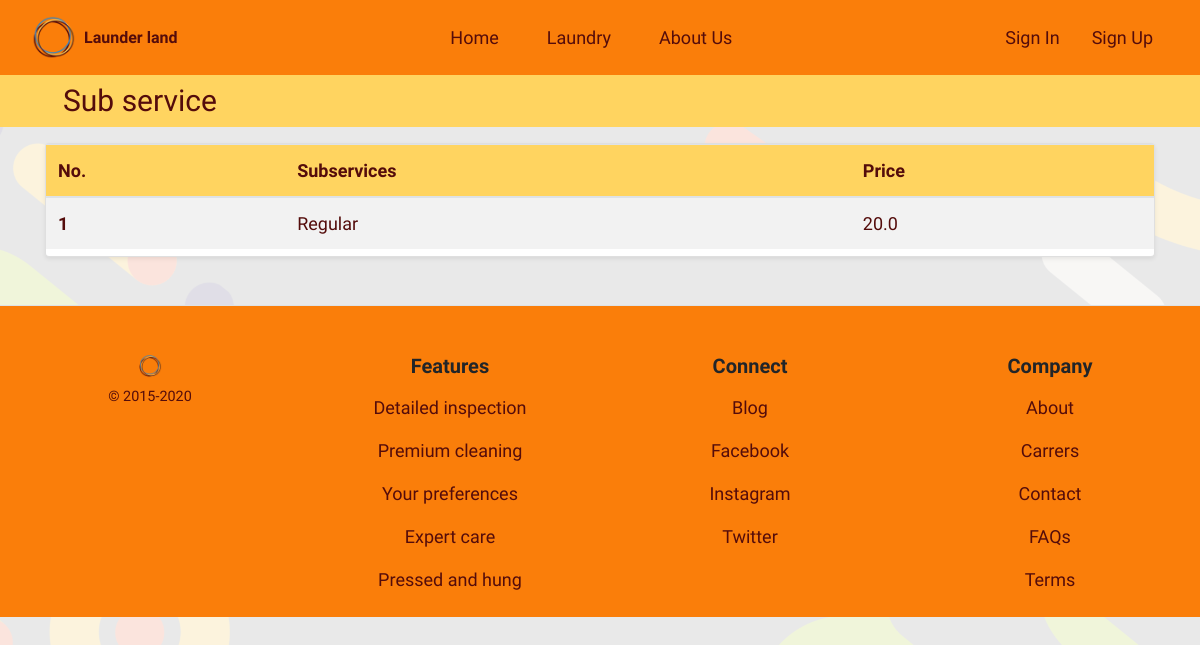
The app's page /staff/services/2/subservices/, older data.
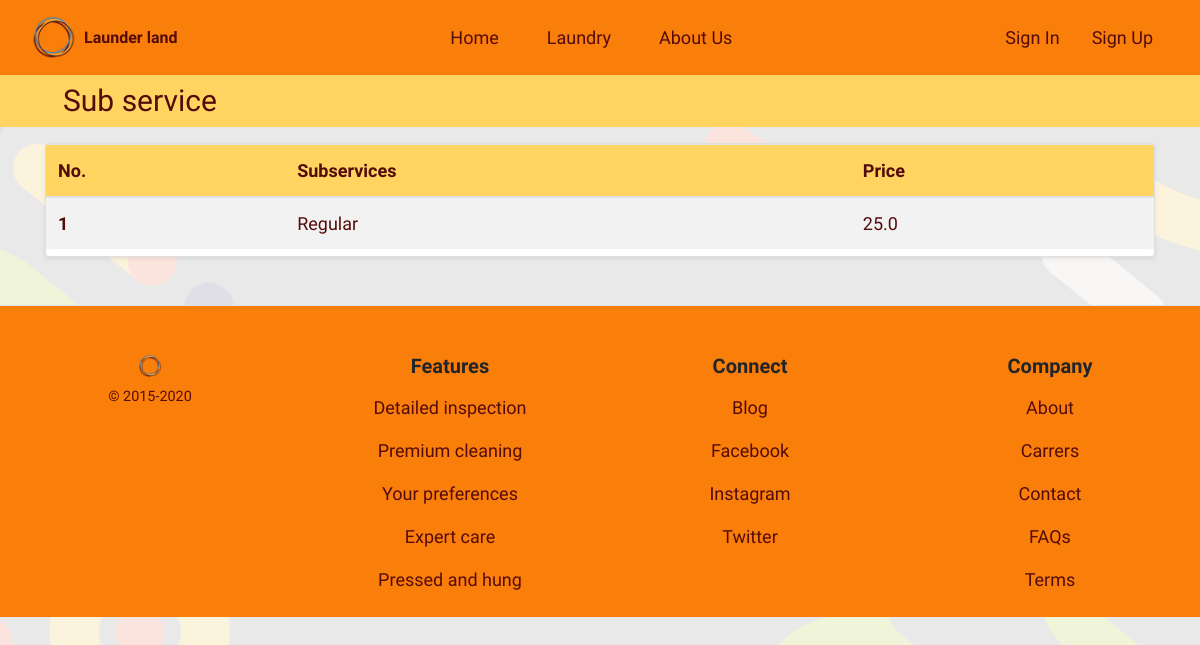
The same page, newer data.
### staffmodule/models.py (models this page shows, shortened)
class Subservice(models.Model):
    sub_service = models.CharField(max_length=35)
    price = models.FloatField(max_length=5)
    service = models.ForeignKey(Service, on_delete=CASCADE)

### staffmodule/views.py (the view, shortened to what this page needs)
def sub_service_view(request, id):
    sub_service = Subservice.objects.filter(service=id)
    form = SubServiceForm(request.POST or None)
    context = {'form': form, 'sub_service': sub_service}
    return render(request, 'staffmodule/sub_service.html', context=context)

### templates/staffmodule/sub_service.html (shortened to what this page needs)
{% extends 'base_layout.html' %}
{% load crispy_forms_tags %}
{% load static %}
{% block content %}
<body id="staff">
    <article class="bg_light_orange_2 container-fluid py-2">
        <section class="pr-md-auto pl-md-5 text-center text-md-left">
            <h3 class="brown mb-0 clamp_size_header">Sub service</h3>
        </section>
    </article>
    <article class="container my-2">
        <section class="card shadow-sm my-3 w-100">
            <div class="card-body p-0">
                <div class="table-responsive table-wrapper">
                    <table class="table table-striped table-hover mb-0 brown">
                        <thead class="bg_light_orange_2">
                            <tr>
                                <th scope="col">No.</th>
                                <th scope="col">Subservices</th>
                                <th scope="col">Price</th>
                            </tr>
                        </thead>
                        <tbody>
                            {% for data in sub_service %}
                            <tr>
                                {% if forloop %}
                                <th>{{forloop.counter}}</th>
                                {% endif %}
                                {% if user.user_type == 1 %}
                                <form id="edit_form{{ data.id }}" method="POST"
                                    action="{% url 'staffmodule:sub_service_edit' data.id %}">
                                    {% csrf_token %}
                                    <td>
                                        <input type="text" name="sub_service" class="form-control"
                                            value="{{ data.sub_service }}">
                                    </td>
                                    <td>
                                        <input type="text" name="price" class="form-control" value="{{ data.price }}">
                                    </td>
                                </form>
                                <td class="text-right">
                                    <input type="submit" form="edit_form{{ data.id }}" value="Edit"
                                        class="btn btn-cust blue bold">
                                    <input type="button" name="submit" value="Delete" class="btn btn-cust red bold"
                                        data-toggle="modal" data-target="#del{{ data.id }}">
                                </td>
                                {% else %}
                                <td>{{ data.sub_service }}</td>
                                <td>{{ data.price }}</td>
                                {% endif %}
                            </tr>
                            {% endfor %}
                        </tbody>
                    </table>
                </div>
            </div>
        </section>
    </article>
</body>
{% endblock %}

Row changes from the older to the newer data that the page shows:
changed Subservice "Regular": price "20.0" → "25.0"
